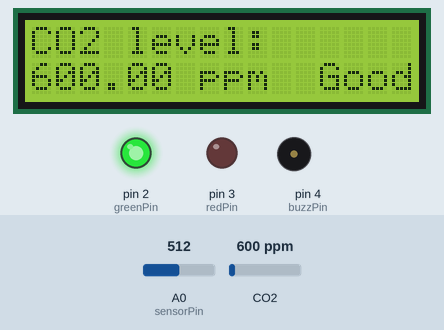
Bench run of a sketch on a simulated Arduino Uno, built with avr-gcc and run on an emulated ATmega328P. On the bench: 16×2 character LCD, output pins drawn as LEDs (lit = HIGH), buzzer (waves = sounding, pin HIGH). The inputs (shaded band) are chosen by the test bench; at power-on: CO2 600 ppm, A0 (sensorPin) = 512. What the sketch prints to the serial monitor is not drawn.

Above: at 9.8 s.
9.9 s: CO2 set to 971 ppm
At 11.5 s:
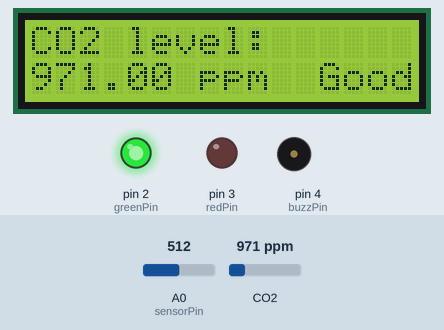
12.5 s: CO2 set to 1045 ppm
At 13.0 s:
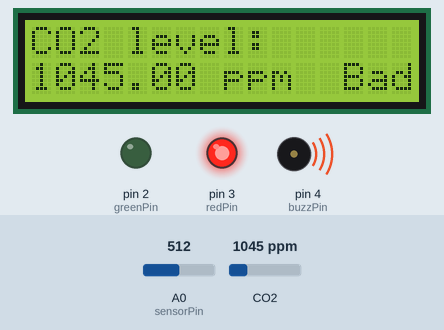
15.1 s: CO2 set to 1967 ppm
At 17.3 s:
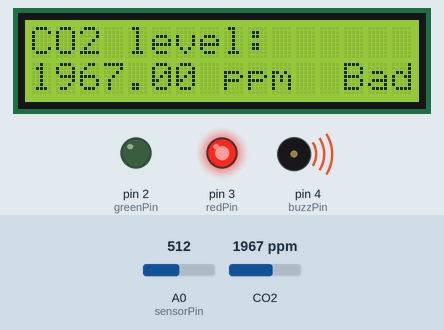
18.3 s: CO2 set to 2039 ppm
At 20.4 s:
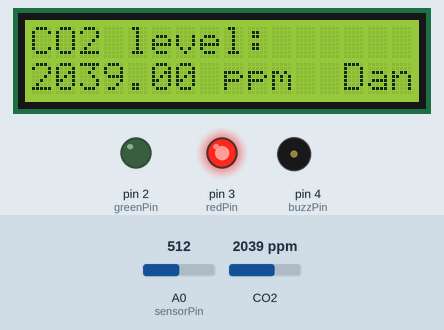
Timing chart, 0 to 21.9 s (numbered marks = the images above; inputs shaded):
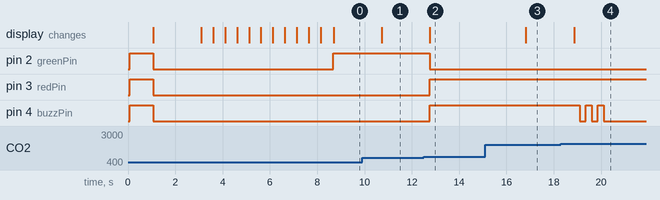

Measured:
- the behaviour switches between 999 and 1000 ppm on CO2 (found by bisection; images 1 and 2)
- the behaviour switches between 2000 and 2001 ppm on CO2 (found by bisection; images 3 and 4)
- after the input at 9.9 s, the display: changes after 0.83 s (image 1)
- after the input at 12.5 s, pin 2 (greenPin): HIGH → LOW after 0.25 s; pin 3 (redPin), pin 4 (buzzPin): LOW → HIGH after 0.25 s; the display: changes after 0.26 s (image 2)
- after the input at 15.1 s, the display: changes after 1.7 s (image 3)
- after the input at 18.3 s, pin 4 (buzzPin): alternates HIGH for 0.25 s and LOW for 0.25 s, 5 changes in all, then stays LOW, starting after 0.81 s; the display: changes after 0.56 s (image 4)

The sketch:

e4.ino
```cpp
#include <Wire.h>
#include <LiquidCrystal_I2C.h>
#include "MQ135.h"

// LCD I2C Setup
LiquidCrystal_I2C lcd(0x27, 16, 2);

// MQ135 Gas Sensor
MQ135 gasSensor = MQ135(A0);
#define sensorPin A0

// LED & Buzzer Pins
#define buzzPin 4   // Buzzer
#define redPin 3    // Red LED (High CO2)
#define greenPin 2  // Green LED (Safe CO2)

// CO2 Thresholds
#define CO2_THRESHOLD 1000  // High CO2 warning
#define CO2_BASELINE 400    // Minimum CO2 level

// Custom LCD Characters
byte smiley[8] = {
  0b00000,
  0b01010,
  0b01010,
  0b00000,
  0b00000,
  0b10001,
  0b01110,
  0b00000
};

byte sad[8] = {
  0b00000,
  0b01010,
  0b01010,
  0b00000,
  0b00000,
  0b01110,
  0b10001,
  0b00000
};

void setup() {
    Serial.begin(9600);

    // Initialize LCD
    lcd.init();
    lcd.backlight();

    // Initialize Pins
    pinMode(sensorPin, INPUT);
    pinMode(buzzPin, OUTPUT);
    pinMode(redPin, OUTPUT);
    pinMode(greenPin, OUTPUT);

    // LED & Buzzer Startup Test
    digitalWrite(greenPin, HIGH);
    digitalWrite(redPin, HIGH);
    digitalWrite(buzzPin, HIGH);
    delay(1000);
    digitalWrite(greenPin, LOW);
    digitalWrite(redPin, LOW);
    digitalWrite(buzzPin, LOW);

    // LCD Startup Message
    lcd.setCursor(0, 0);
    lcd.print("CO2 Detector");
    delay(2000);
    lcd.clear();

    // Progress Bar (0–100%)
    lcd.print("Initializing...");
    for (int i = 0; i <= 100; i += 10) {
        lcd.setCursor(12, 0);
        if (i < 100) lcd.print(" ");
        if (i < 10) lcd.print(" ");
        lcd.print(i);
        lcd.print("%");
        delay(500);
    }
    lcd.clear();

    // Load Custom Characters
    lcd.createChar(0, smiley);
    lcd.createChar(1, sad);
}

void loop() {
    int val = analogRead(sensorPin);
    float ppm = gasSensor.getPPM();

    Serial.print("Raw Sensor Value: ");
    Serial.println(val);
    Serial.print("CO2 PPM: ");
    Serial.println(ppm);

    // Ensure CO2 value does not go below baseline
    if (ppm < CO2_BASELINE) {
        ppm = CO2_BASELINE;
    }

    // Display CO2 Level on LCD
    lcd.clear();
    lcd.setCursor(0, 0);
    lcd.print("CO2 level:");
    lcd.setCursor(0, 1);
    lcd.print(ppm);
    lcd.print(" ppm");

    // CO2 Alert System
    if (ppm < CO2_THRESHOLD) {
        digitalWrite(greenPin, HIGH);
        digitalWrite(redPin, LOW);
        digitalWrite(buzzPin, LOW);
        lcd.print("  Good ");
        lcd.write(byte(0));  // Smiley face
    }
    else if (ppm >= CO2_THRESHOLD && ppm <= 2000) {
        digitalWrite(greenPin, LOW);
        digitalWrite(redPin, HIGH);
        digitalWrite(buzzPin, HIGH);
        lcd.print("  Bad ");
        lcd.write(byte(1));  // Sad face
    }
    else {
        digitalWrite(greenPin, LOW);
        digitalWrite(redPin, HIGH);
        lcd.print("  Danger!");

        // Buzzer warning pattern
        for (int i = 0; i < 3; i++) {
            digitalWrite(buzzPin, HIGH);
            delay(250);
            digitalWrite(buzzPin, LOW);
            delay(250);
        }
    }

    delay(2000);  // Delay for readability
}
```
